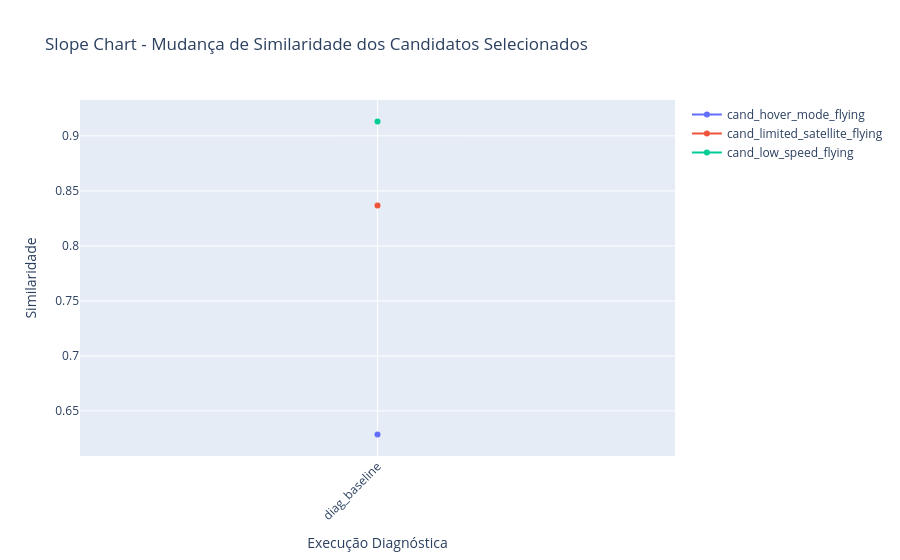

Here is the notebook cell this chart was saved with:
### Code cell
import pandas as pd
import plotly.graph_objects as go

# 3. Ordem das execuções (ajuste conforme necessário)
diagnosis_order = [
    "remove_90_then", "remove_60_then", "remove_30_then", 
    "remove_90_given", "remove_60_given", "remove_30_given", 
    "diag_baseline", 
    "add_30_given", "add_60_given", "add_90_given", 
    "add_30_then", "add_60_then", "add_90_then"
]

# 5. Montar tabela pivô
df_pivot = df.pivot(index="candidate_name", columns="diagnosed_name", values="similarity_result")
df_pivot = df_pivot[[col for col in diagnosis_order if col in df_pivot.columns]]

# 6. Plotar o Slope Chart
fig = go.Figure()
for cand in df_pivot.index:
    fig.add_trace(go.Scatter(
        x=df_pivot.columns,
        y=df_pivot.loc[cand],
        mode='lines+markers',
        name=str(cand)
    ))
fig.update_layout(
    title='Slope Chart - Mudança de Similaridade dos Candidatos Selecionados',
    xaxis_title='Execução Diagnóstica',
    yaxis_title='Similaridade',
    xaxis=dict(tickangle=-45)
)
fig.show()

### Figure 1 — Plotly figure (JSON) as saved in the notebook; plotly's stock layout.template omitted (floating-point values rounded to 4 significant figures)
{"data": [{"mode": "lines+markers", "name": "cand_hover_mode_flying", "type": "scatter", "x": ["diag_baseline"], "y": [0.6286]}, {"mode": "lines+markers", "name": "cand_limited_satellite_flying", "type": "scatter", "x": ["diag_baseline"], "y": [0.8367]}, {"mode": "lines+markers", "name": "cand_low_speed_flying", "type": "scatter", "x": ["diag_baseline"], "y": [0.913]}], "layout": {"title": {"text": "Slope Chart - Mudança de Similaridade dos Candidatos Selecionados"}, "xaxis": {"tickangle": -45, "title": {"text": "Execução Diagnóstica"}}, "yaxis": {"title": {"text": "Similaridade"}}}}
